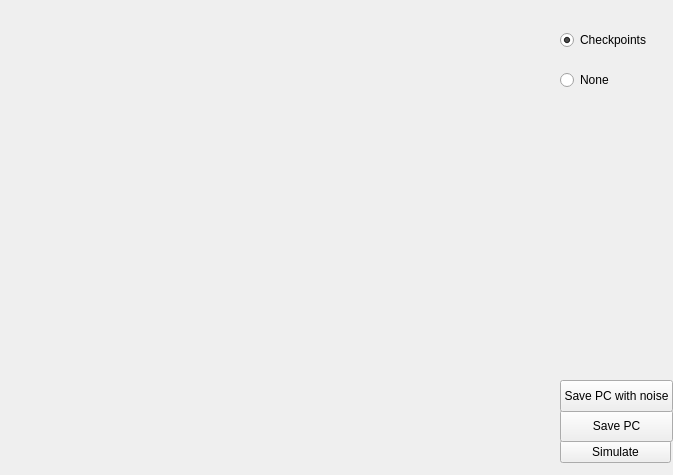
<?xml version="1.0" encoding="UTF-8"?>
<ui version="4.0">
 <class>SimulateMapWindow</class>
 <widget class="QWidget" name="SimulateMapWindow">
  <property name="geometry">
   <rect>
    <x>0</x>
    <y>0</y>
    <width>673</width>
    <height>475</height>
   </rect>
  </property>
  <property name="windowTitle">
   <string>Form</string>
  </property>
  <widget class="QPushButton" name="simulateButton">
   <property name="geometry">
    <rect>
     <x>560</x>
     <y>440</y>
     <width>111</width>
     <height>23</height>
    </rect>
   </property>
   <property name="text">
    <string>Simulate</string>
   </property>
  </widget>
  <widget class="QRadioButton" name="noneButton">
   <property name="geometry">
    <rect>
     <x>560</x>
     <y>70</y>
     <width>102</width>
     <height>20</height>
    </rect>
   </property>
   <property name="text">
    <string>None</string>
   </property>
  </widget>
  <widget class="QRadioButton" name="checkpointButton">
   <property name="geometry">
    <rect>
     <x>560</x>
     <y>30</y>
     <width>102</width>
     <height>20</height>
    </rect>
   </property>
   <property name="text">
    <string>Checkpoints</string>
   </property>
   <property name="checked">
    <bool>true</bool>
   </property>
  </widget>
  <widget class="QPushButton" name="savePcButton">
   <property name="geometry">
    <rect>
     <x>560</x>
     <y>410</y>
     <width>113</width>
     <height>32</height>
    </rect>
   </property>
   <property name="text">
    <string>Save PC</string>
   </property>
  </widget>
  <widget class="QPushButton" name="savePcWNButton">
   <property name="geometry">
    <rect>
     <x>560</x>
     <y>380</y>
     <width>113</width>
     <height>32</height>
    </rect>
   </property>
   <property name="text">
    <string>Save PC with noise</string>
   </property>
  </widget>
 </widget>
 <resources/>
 <connections/>
</ui>
